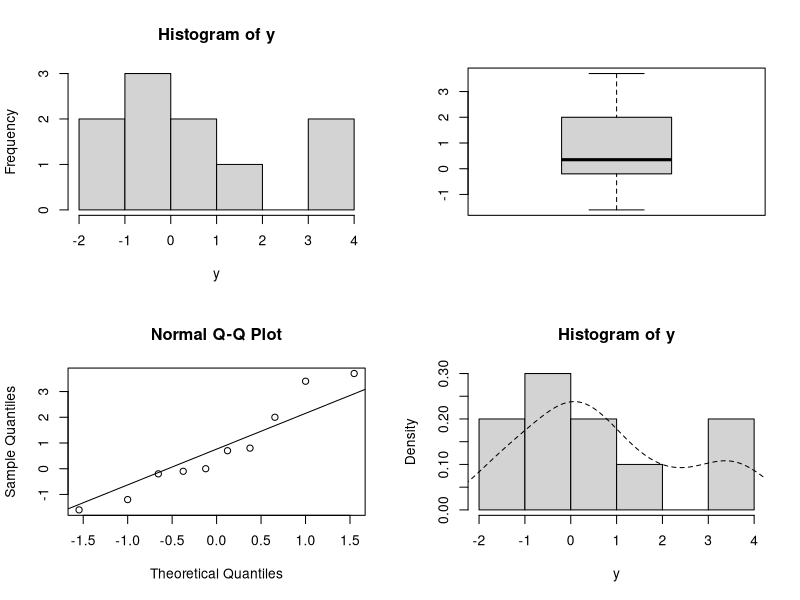
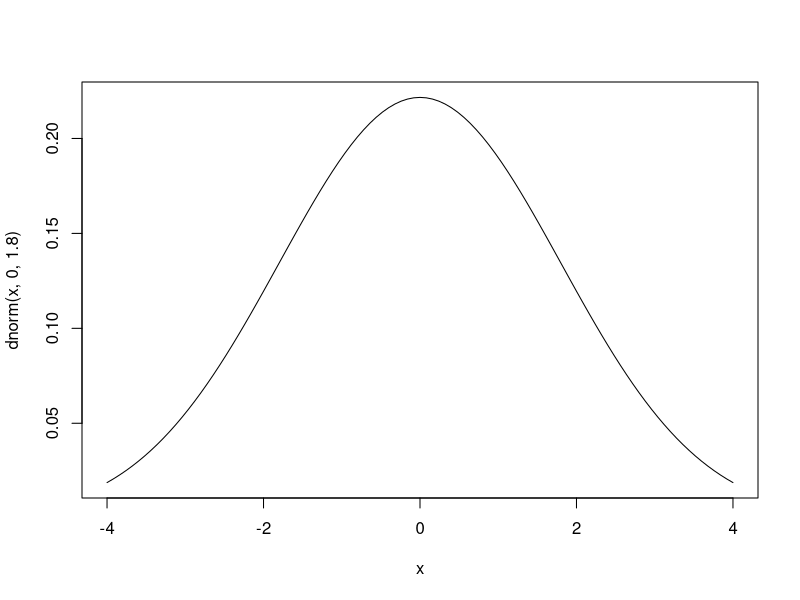
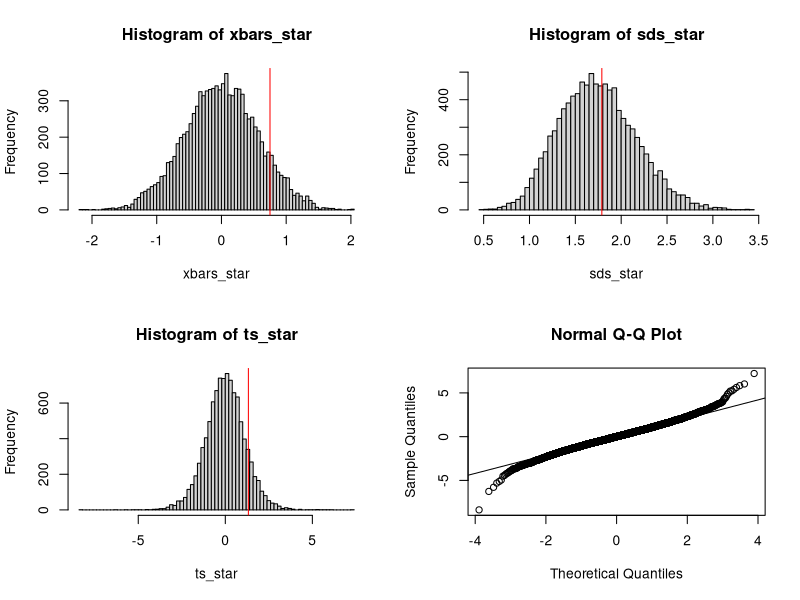

Here is the R script that generated these plots, in order: (Note: this script raises an error after producing the figures.)
# 1. data exploration
y <- sleep$extra[sleep$group == 1]
y
summary(y)
par(mfrow=c(2,2))
hist(y)
boxplot(y)
qqnorm(y); qqline(y)
hist(y, prob=TRUE)
lines(density(y), lty=2)

# 2. t-test
t.test(y)
t.test(y, alternative = 'greater')

# 3. simulation
par(mfrow = c(1,1))

#normal distribution
curve(dnorm(x, 0, 1.8), -4, 4)

options(digits = 3)
set.seed(1606)
(y_star <- rnorm(10, 0, 1.8))
y_star
mean(y_star-0); sd(y_star)
(t_star <- mean(y_star-0) / (sd(y_star)/sqrt(length(y_star))))

set.seed(1606)
B <- 1e4
n <- 10

xbars_star <- rep(NA, B)
sds_star <- rep(NA, B)
ts_star <- rep(NA, B)

for(b in 1:B){
  # sampling from normal distribution
    y_star <- rnorm(n,0,1.789)
    m <- mean(y_star)
    s <- sd(y_star)
    xbars_star[b] <- m
    sds_star[b] <- s
    ts_star[b] <- m / (s/sqrt(n))
}

opar <- par(mfrow=c(2,2))
hist(xbars_star, nclass=100)
abline(v=0.75, col='red')
hist(sds_star, nclass=100)
abline(v=1.789, col='red')
hist(ts_star, nclass=100)
abline(v = 1.3257, col='red')
qqnorm(ts_star); qqline(ts_star)
par(opar)


length(which(ts_star > 1.3257)) / B
rep(NA,100)


# 4. confidence interval
set.seed(1606)
(y_star <- rnorm(10, 1, 1.8))
t.test(y_star)$conf.int

(y_star <- rnorm(10, 1, 1.8))
t.test(y_star)$conf.int

set.seed(1606)
B <- 1e2
conf_intervals <-
  data.frame(b=rep(NA, B),
             lower=rep(NA, B),
             xbar=rep(NA, B),
             upper=rep(NA, B))
true_mu <- 1.0
for(b in 1:B){
  (y_star <- rnorm(10, true_mu, 1.8))
  conf_intervals[b, ] = c(b=b,
                          lower=t.test(y_star)$conf.int[1],
                          xbar=mean(y_star),
                          upper=t.test(y_star)$conf.int[2])
}
conf_intervals <- conf_intervals %>%
  mutate(lucky = (lower <= true_mu & true_mu <= upper))
conf_intervals

glimpse(conf_intervals)
table(conf_intervals$lucky)
conf_intervals %>% ggplot(aes(b, xbar, col=lucky)) + 
  geom_point() + 
  geom_errorbar(aes(ymin=lower, ymax=upper)) +
  geom_hline(yintercept = true_mu, col='red')

# 5. central limit theorem
hist(c(0,1), nclass=100, prob=TRUE, main='Individual sleep time increase')
set.seed(1606)
B <- 1e4
n <- 10
xbars_star <- rep(NA, B)

for(b in 1:B){
  xbars_star[b] <- mean(sample(c(0,1), size=n, replace=TRUE))
}
hist(xbars_star, nclass=100, main='Sample mean of 10 obs')
                                                                                                                                                                                                                                                                                                                                                                                                                                                                                                                                                                                                                                                                                                                                                                                                                                                                                                                                                                                                                                                                                                                                                                                                                                                                                                                                                                                                                                                                                                                                                                                                                                                                                                                                                                  